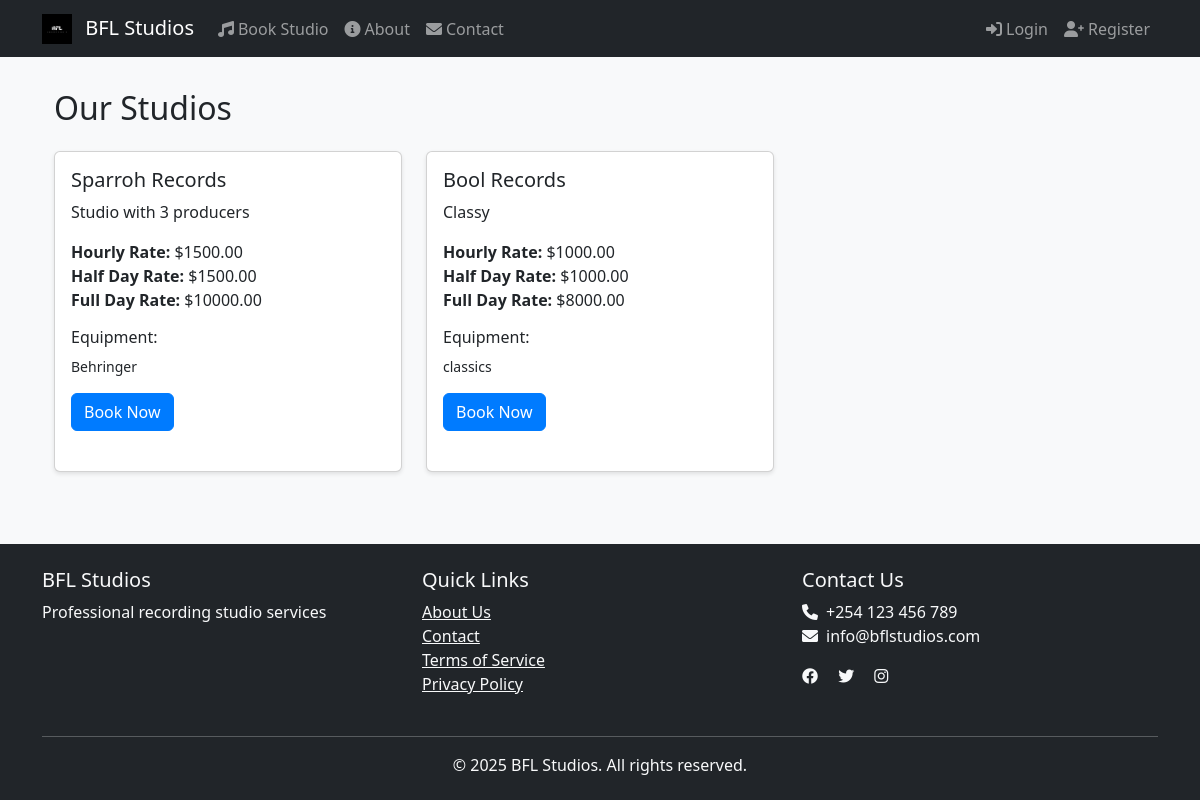
The page /studios on the database its author committed.
### app/models/studio.py (models this page shows)
class Studio(db.Model):
    id = db.Column(db.Integer, primary_key=True)
    name = db.Column(db.String(100))
    hourly_rate = db.Column(db.Float)
    half_day_rate = db.Column(db.Float)
    full_day_rate = db.Column(db.Float)
    description = db.Column(db.Text)
    equipment = db.Column(db.Text)
    is_available = db.Column(db.Boolean, default=True)

### app/routes/booking.py (the view)
@bp.route('/studios')
def studios():
    studios = Studio.query.filter_by(is_available=True).all()
    return render_template('booking/studios.html', studios=studios)

### app/__init__.py (called while the page is built)
def create_app():
    app = Flask(__name__)
    app.config.from_object(Config)
    @app.context_processor
    def utility_processor():
        return {
            'current_year': datetime.now().year
        }
    db.init_app(app)
    login_manager.init_app(app)
    mail.init_app(app)
    migrate.init_app(app, db)
    login_manager.login_view = 'auth.login'
    login_manager.login_message_category = 'info'
    from .routes import auth, booking, admin, user,main,payment
    app.register_blueprint(main.bp)
    app.register_blueprint(auth.bp)
    app.register_blueprint(booking.bp)
    app.register_blueprint(admin.bp)
    app.register_blueprint(payment.bp)
    app.register_blueprint(user.bp)
    return app

### app/templates/booking/studios.html (shortened to what this page needs)
{% extends "base.html" %}
{% block content %}
<div class="container">
    <h2 class="mb-4">Our Studios</h2>
    <div class="row">
        {% for studio in studios %}
        <div class="col-md-4 mb-4">
            <div class="card h-100">
                <div class="card-body">
                    <h5 class="card-title">{{ studio.name }}</h5>
                    <p class="card-text">{{ studio.description }}</p>
                    <ul class="list-unstyled">
                        <li><strong>Hourly Rate:</strong> ${{ "%.2f"|format(studio.hourly_rate) }}</li>
                        <li><strong>Half Day Rate:</strong> ${{ "%.2f"|format(studio.half_day_rate) }}</li>
                        <li><strong>Full Day Rate:</strong> ${{ "%.2f"|format(studio.full_day_rate) }}</li>
                    </ul>
                    <div class="equipment-list">
                        <h6>Equipment:</h6>
                        <p class="small">{{ studio.equipment }}</p>
                    </div>
                    <a href="{{ url_for('booking.book_studio', studio_id=studio.id) }}" class="btn btn-primary">Book Now</a>
                </div>
            </div>
        </div>
        {% endfor %}
    </div>
</div>
{% endblock %}

### app/static/css/style.css (style rules this page uses)
body { background-color: #f8f9fa; }
.card { box-shadow: 0 2px 4px rgba(0,0,0,0.1); margin-bottom: 1.5rem; }
.btn-primary { background-color: #007bff; border-color: #007bff; }

### rows shown on the page
Studio: name "Sparroh Records", description "Studio with 3 producers", hourly_rate "1500.00", half_day_rate "1500.00", full_day_rate "10000.00", equipment "Behringer"
Studio: name "Bool Records", description "Classy", hourly_rate "1000.00", half_day_rate "1000.00", full_day_rate "8000.00", equipment "classics"
